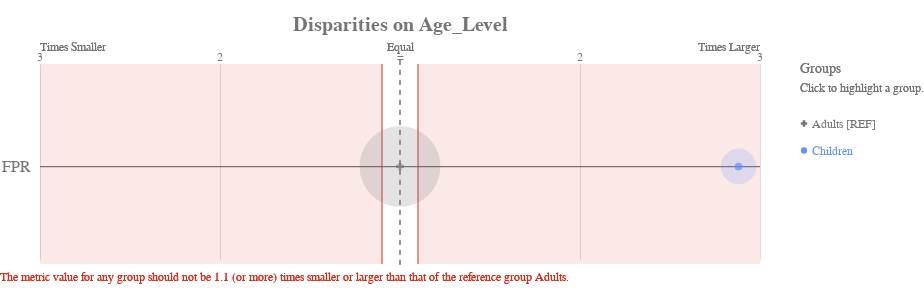

Notebook source saved alongside this figure:
### Code cell
df_fair['score'] = rf.predict(X_test)

# get_crosstabs returns a dataframe of the group counts and group value bias metrics.
xtab, _ = g.get_crosstabs(df_fair, attr_cols=attributes_to_audit)
bdf = b.get_disparity_predefined_groups(xtab, original_df=df_fair, ref_groups_dict=attributes_and_reference_groups)

ap.disparity(bdf, metrics, 'Age_Level', fairness_threshold = disparity_tolerance)

### Figure 1 — Vega-Lite specification as saved in the notebook (floating-point values rounded to 4 significant figures)
{"config": {"view": {"continuousWidth": 400, "continuousHeight": 300, "strokeWidth": 0}, "axisLeft": {"labelColor": "rgb(117,117,117)", "labelFont": "Arial", "labelFontSize": 16}, "title": {"align": "center", "baseline": "middle", "color": "rgb(117,117,117)", "font": "Arial", "fontSize": 20, "fontWeight": "bold"}}, "layer": [{"data": {"name": "data-38121450c6697f570e9bf3f18efe866c"}, "mark": {"type": "rule", "stroke": "rgb(117,117,117)", "strokeWidth": 1.25, "tooltip": ""}, "encoding": {"x": {"type": "quantitative", "field": "x", "scale": {"domain": [-2, 2], "range": [40.0, 760.0]}}, "x2": {"field": "x2"}, "y": {"type": "nominal", "axis": {"domain": false, "labelAngle": 0, "labelPadding": -30, "orient": "left", "ticks": false, "title": ""}, "field": "metric", "scale": {"domain": ["FPR"], "range": [30, 225.0]}}}}, {"data": {"name": "data-79dd248bdaa0ea02c535240e8ad022c8"}, "mark": {"type": "rule", "stroke": "rgb(117,117,117)", "strokeDash": [5, 5], "strokeWidth": 1}, "encoding": {"tooltip": {"value": "Adults [REF]"}, "x": {"value": 400.0}, "y": {"value": 20.83}, "y2": {"value": 229.2}}}, {"data": {"name": "data-c233327f4cd9b4c2df31bf8015c83e4a"}, "mark": {"type": "text", "align": "center", "color": "rgb(117,117,117)", "font": "Arial", "fontSize": 12, "fontWeight": "normal", "tooltip": ""}, "encoding": {"text": {"type": "nominal", "field": "label"}, "x": {"type": "quantitative", "field": "value", "scale": {"domain": [-2, 2], "range": [40.0, 760.0]}}, "y": {"value": 17.5}}}, {"layer": [{"mark": {"type": "text", "align": "left", "fill": "rgb(117,117,117)", "font": "Arial", "fontSize": 12, "fontWeight": "normal", "tooltip": ""}, "encoding": {"text": {"value": "Times Smaller"}, "x": {"value": 40.0}, "y": {"value": 7.5}}}, {"mark": {"type": "text", "align": "right", "fill": "rgb(117,117,117)", "font": "Arial", "fontSize": 12, "fontWeight": "normal", "tooltip": ""}, "encoding": {"text": {"value": "Times Larger"}, "x": {"value": 760.0}, "y": {"value": 7.5}}}, {"mark": {"type": "text", "align": "center", "fill": "rgb(117,117,117)", "font": "Arial", "fontSize": 12, "fontWeight": "normal", "tooltip": ""}, "encoding": {"text": {"value": "Equal"}, "x": {"value": 400.0}, "y": {"value": 7.5}}}], "data": {"name": "data-79dd248bdaa0ea02c535240e8ad022c8"}}, {"layer": [{"mark": {"type": "rule", "opacity": 0.8, "stroke": "rgb(217, 46, 28)", "strokeWidth": 1.25, "tooltip": ""}, "encoding": {"x": {"type": "quantitative", "field": "min", "scale": {"domain": [-2, 2], "range": [40.0, 760.0]}}, "y": {"value": 25.0}, "y2": {"value": 225.0}}}, {"mark": {"type": "rule", "opacity": 0.8, "stroke": "rgb(217, 46, 28)", "strokeWidth": 1.25, "tooltip": ""}, "encoding": {"x": {"type": "quantitative", "field": "max", "scale": {"domain": [-2, 2], "range": [40.0, 760.0]}}, "y": {"value": 25.0}, "y2": {"value": 225.0}}}, {"layer": [{"mark": {"type": "rect", "fill": "rgb(217, 46, 28)", "opacity": 0.1, "tooltip": ""}, "encoding": {"x": {"type": "quantitative", "field": "min", "scale": {"domain": [-2, 2], "range": [40.0, 760.0]}}, "x2": {"field": "lower_end"}, "y": {"value": 25.0}, "y2": {"value": 225.0}}}, {"mark": {"type": "rect", "fill": "rgb(217, 46, 28)", "opacity": 0.1, "tooltip": ""}, "encoding": {"x": {"type": "quantitative", "field": "max", "scale": {"domain": [-2, 2], "range": [40.0, 760.0]}}, "x2": {"field": "upper_end"}, "y": {"value": 25.0}, "y2": {"value": 225.0}}}]}, {"data": {"name": "data-79dd248bdaa0ea02c535240e8ad022c8"}, "mark": {"type": "text", "align": "left", "baseline": "top", "fill": "rgb(217, 46, 28)", "font": "Arial", "fontSize": 12, "fontWeight": "normal", "tooltip": ""}, "encoding": {"text": {"value": "The metric value for any group should not be 1.1 (or more) times smaller or larger than that of the reference group Adults."}, "x": {"value": 0}, "y": {"value": 233.3}}}], "data": {"name": "data-c5998ade5caa41beab95346bdb5ba577"}}, {"layer": [{"mark": "circle"}, {"data": {"name": "data-4e6572a3c3121881bafce55271a1b9cf"}, "mark": {"type": "circle", "opacity": 0.2}, "encoding": {"color": {"condition": {"type": "nominal", "field": "attribute_value", "legend": null, "scale": {"domain": ["Adults", "Children"], "range": ["rgb(117,117,117)", "rgb(100, 143, 255)", "rgb(254, 97, 0)", "rgb(220, 38, 127)", "rgb(255, 176, 0)", "rgb(120, 94, 240)"]}, "selection": "selector001"}, "value": "rgb(224,224,224)"}, "size": {"type": "quantitative", "field": "group_size", "legend": null, "scale": {"domain": [0, 224.4], "range": [0, 7854.0]}}, "tooltip": [{"type": "nominal", "field": "attribute_value", "title": "Group"}, {"type": "nominal", "field": "tooltip_group_size", "title": "Group Size"}, {"type": "nominal", "field": "tooltip_disparity_explanation_fpr", "title": "Disparity"}, {"type": "quantitative", "field": "fpr", "format": ".2f", "title": "FPR"}], "x": {"type": "quantitative", "axis": {"domain": false, "labels": false, "ticks": false, "title": null, "values": [1, 2, -2, -1]}, "field": "fpr_disparity_scaled", "scale": {"domain": [-2, 2], "range": [40.0, 760.0]}}, "y": {"type": "nominal", "axis": {"domain": false, "grid": false, "labels": false, "ticks": false, "title": " "}, "field": "metric_variable", "scale": {"domain": ["FPR"], "range": [30, 225.0]}}}, "selection": {"selector003": {"type": "multi", "empty": "all", "fields": ["attribute_value"]}}, "transform": [{"calculate": "'FPR'", "as": "metric_variable"}]}, {"layer": [{"mark": "point"}, {"data": {"name": "data-4e6572a3c3121881bafce55271a1b9cf"}, "mark": {"type": "point", "filled": true, "size": 60}, "encoding": {"color": {"condition": {"type": "nominal", "field": "attribute_value", "legend": null, "scale": {"domain": ["Adults", "Children"], "range": ["rgb(117,117,117)", "rgb(100, 143, 255)", "rgb(254, 97, 0)", "rgb(220, 38, 127)", "rgb(255, 176, 0)", "rgb(120, 94, 240)"]}, "selection": "selector001"}, "value": "rgb(224,224,224)"}, "shape": {"type": "nominal", "field": "attribute_value", "legend": null, "scale": {"domain": ["Adults", "Children"], "range": ["cross", "circle"]}}, "tooltip": [{"type": "nominal", "field": "attribute_value", "title": "Group"}, {"type": "nominal", "field": "tooltip_group_size", "title": "Group Size"}, {"type": "nominal", "field": "tooltip_disparity_explanation_fpr", "title": "Disparity"}, {"type": "quantitative", "field": "fpr", "format": ".2f", "title": "FPR"}], "x": {"type": "quantitative", "axis": {"domain": false, "labels": false, "ticks": false, "title": null, "values": [1, 2, -2, -1]}, "field": "fpr_disparity_scaled", "scale": {"domain": [-2, 2], "range": [40.0, 760.0]}}, "y": {"type": "nominal", "axis": {"domain": false, "grid": false, "labels": false, "ticks": false, "title": " "}, "field": "metric_variable", "scale": {"domain": ["FPR"], "range": [30, 225.0]}}}, "selection": {"selector002": {"type": "multi", "empty": "all", "fields": ["attribute_value"]}}, "transform": [{"calculate": "'FPR'", "as": "metric_variable"}]}]}]}, {"layer": [{"mark": {"type": "point", "filled": true, "opacity": 1, "size": 39.48}, "encoding": {"color": {"condition": {"type": "nominal", "field": "attribute_value", "legend": null, "scale": {"domain": ["Adults", "Children"], "range": ["rgb(117,117,117)", "rgb(100, 143, 255)", "rgb(254, 97, 0)", "rgb(220, 38, 127)", "rgb(255, 176, 0)", "rgb(120, 94, 240)"]}, "selection": "selector001"}, "value": "rgb(224,224,224)"}, "shape": {"type": "nominal", "field": "attribute_value", "legend": null, "scale": {"domain": ["Adults", "Children"], "range": ["cross", "circle"]}}, "x": {"value": 804}, "y": {"type": "nominal", "axis": {"domain": false, "grid": false, "labels": false, "ticks": false, "title": " "}, "field": "attribute_value", "scale": {"domain": ["Adults", "Children"], "range": [71, 125]}}}, "selection": {"selector001": {"type": "multi", "empty": "all", "fields": ["attribute_value"]}}}, {"mark": {"type": "text", "align": "left", "baseline": "middle", "font": "Arial", "fontSize": 12, "fontWeight": "normal"}, "encoding": {"color": {"condition": {"type": "nominal", "field": "attribute_value", "legend": null, "scale": {"domain": ["Adults", "Children"], "range": ["rgb(117,117,117)", "rgb(100, 143, 255)", "rgb(254, 97, 0)", "rgb(220, 38, 127)", "rgb(255, 176, 0)", "rgb(120, 94, 240)"]}, "selection": "selector001"}, "value": "rgb(224,224,224)"}, "text": {"type": "nominal", "field": "label"}, "x": {"value": 812}, "y": {"type": "nominal", "axis": {"domain": false, "grid": false, "labels": false, "ticks": false, "title": " "}, "field": "attribute_value", "scale": {"domain": ["Adults", "Children"], "range": [71, 125]}}}, "selection": {"selector004": {"type": "multi", "empty": "all", "fields": ["attribute_value"]}}}, {"data": {"name": "data-79dd248bdaa0ea02c535240e8ad022c8"}, "mark": {"type": "text", "align": "left", "baseline": "middle", "color": "rgb(117,117,117)", "font": "Arial", "fontSize": 12, "fontWeight": "normal"}, "encoding": {"text": {"value": "Click to highlight a group."}, "x": {"value": 800}, "y": {"value": 49}}}, {"data": {"name": "data-79dd248bdaa0ea02c535240e8ad022c8"}, "mark": {"type": "text", "align": "left", "baseline": "middle", "color": "rgb(117,117,117)", "font": "Arial", "fontSize": 14, "fontWeight": "normal"}, "encoding": {"text": {"value": "Groups"}, "x": {"value": 800}, "y": {"value": 30}}}], "data": {"name": "data-5633874912c6de05621e650b4de11111"}}], "height": 250, "padding": {"top": 15, "bottom": 10}, "resolve": {"scale": {"size": "independent", "y": "independent"}}, "title": "Disparities on Age_Level", "width": 800, "$schema": "https://vega.github.io/schema/vega-lite/v4.8.1.json", "datasets": {"data-38121450c6697f570e9bf3f18efe866c": [{"metric": "FPR", "x": -2, "x2": 2}], "data-79dd248bdaa0ea02c535240e8ad022c8": [{"a": 1, "b": 0}, {"a": 1, "b": 0}], "data-c233327f4cd9b4c2df31bf8015c83e4a": [{"value": 1, "label": 2}, {"value": 2, "label": 3}, {"value": -2, "label": 3}, {"value": -1, "label": 2}, {"value": 0, "label": "="}], "data-c5998ade5caa41beab95346bdb5ba577": [{"min": -0.1, "max": 0.1, "lower_end": -2, "upper_end": 2}], "data-4e6572a3c3121881bafce55271a1b9cf": [{"attribute_name": "Age_Level", "attribute_value": "Adults", "group_size": 187, "total_entities": 223, "fpr": 0.05785, "fpr_disparity": 1.0, "fpr_disparity_scaled": 0.0, "tooltip_group_size": "187 (83.86%)", "tooltip_disparity_explanation_fpr": "Reference group"}, {"attribute_name": "Age_Level", "attribute_value": "Children", "group_size": 36, "total_entities": 223, "fpr": 0.1667, "fpr_disparity": 2.881, "fpr_disparity_scaled": 1.881, "tooltip_group_size": "36 (16.14%)", "tooltip_disparity_explanation_fpr": "2.88 times larger FPR than the reference group"}], "data-5633874912c6de05621e650b4de11111": [{"attribute_value": "Adults", "label": "Adults [REF]"}, {"attribute_value": "Children", "label": "Children"}]}}
